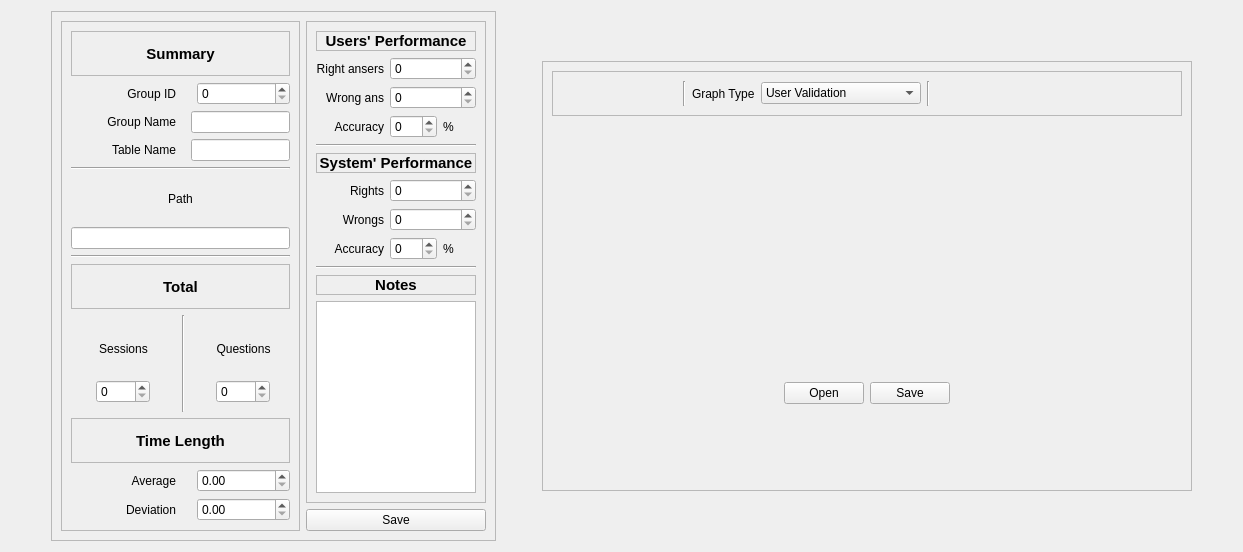
          <widget class="QWidget" name="tab_2">
           <attribute name="title">
            <string>Page</string>
           </attribute>
           <layout class="QHBoxLayout" name="horizontalLayout_20">
            <item>
             <spacer name="horizontalSpacer_75">
              <property name="orientation">
               <enum>Qt::Horizontal</enum>
              </property>
              <property name="sizeHint" stdset="0">
               <size>
                <width>40</width>
                <height>20</height>
               </size>
              </property>
             </spacer>
            </item>
            <item>
             <widget class="QFrame" name="frame_58">
              <property name="maximumSize">
               <size>
                <width>600</width>
                <height>16777215</height>
               </size>
              </property>
              <property name="frameShape">
               <enum>QFrame::StyledPanel</enum>
              </property>
              <property name="frameShadow">
               <enum>QFrame::Raised</enum>
              </property>
              <layout class="QGridLayout" name="gridLayout_93">
               <item row="0" column="1">
                <widget class="QFrame" name="frame_95">
                 <property name="minimumSize">
                  <size>
                   <width>0</width>
                   <height>0</height>
                  </size>
                 </property>
                 <property name="maximumSize">
                  <size>
                   <width>180</width>
                   <height>16777215</height>
                  </size>
                 </property>
                 <property name="frameShape">
                  <enum>QFrame::StyledPanel</enum>
                 </property>
                 <property name="frameShadow">
                  <enum>QFrame::Raised</enum>
                 </property>
                 <layout class="QGridLayout" name="gridLayout_90">
                  <item row="2" column="0">
                   <widget class="QLabel" name="label_259">
                    <property name="text">
                     <string>Right ansers</string>
                    </property>
                    <property name="alignment">
                     <set>Qt::AlignRight|Qt::AlignTrailing|Qt::AlignVCenter</set>
                    </property>
                   </widget>
                  </item>
                  <item row="9" column="0">
                   <widget class="QLabel" name="label_266">
                    <property name="text">
                     <string>Wrongs</string>
                    </property>
                    <property name="alignment">
                     <set>Qt::AlignRight|Qt::AlignTrailing|Qt::AlignVCenter</set>
                    </property>
                   </widget>
                  </item>
                  <item row="8" column="0">
                   <widget class="QLabel" name="label_267">
                    <property name="text">
                     <string>Rights</string>
                    </property>
                    <property name="alignment">
                     <set>Qt::AlignRight|Qt::AlignTrailing|Qt::AlignVCenter</set>
                    </property>
                   </widget>
                  </item>
                  <item row="4" column="0">
                   <widget class="QLabel" name="label_261">
                    <property name="text">
                     <string>Accuracy</string>
                    </property>
                    <property name="alignment">
                     <set>Qt::AlignRight|Qt::AlignTrailing|Qt::AlignVCenter</set>
                    </property>
                   </widget>
                  </item>
                  <item row="3" column="0">
                   <widget class="QLabel" name="label_262">
                    <property name="text">
                     <string>Wrong ans</string>
                    </property>
                    <property name="alignment">
                     <set>Qt::AlignRight|Qt::AlignTrailing|Qt::AlignVCenter</set>
                    </property>
                   </widget>
                  </item>
                  <item row="6" column="0" colspan="3">
                   <widget class="QLabel" name="label_264">
                    <property name="font">
                     <font>
                      <pointsize>11</pointsize>
                      <weight>75</weight>
                      <bold>true</bold>
                     </font>
                    </property>
                    <property name="frameShape">
                     <enum>QFrame::StyledPanel</enum>
                    </property>
                    <property name="text">
                     <string>System' Performance</string>
                    </property>
                    <property name="alignment">
                     <set>Qt::AlignCenter</set>
                    </property>
                   </widget>
                  </item>
                  <item row="3" column="1" colspan="2">
                   <widget class="QSpinBox" name="group_uw_spinBox">
                    <property name="maximum">
                     <number>9999</number>
                    </property>
                   </widget>
                  </item>
                  <item row="10" column="1">
                   <widget class="QSpinBox" name="group_sa_spinBox">
                    <property name="maximum">
                     <number>100</number>
                    </property>
                   </widget>
                  </item>
                  <item row="12" column="0" colspan="3">
                   <widget class="QLabel" name="label_265">
                    <property name="font">
                     <font>
                      <pointsize>11</pointsize>
                      <weight>75</weight>
                      <bold>true</bold>
                     </font>
                    </property>
                    <property name="frameShape">
                     <enum>QFrame::StyledPanel</enum>
                    </property>
                    <property name="text">
                     <string>Notes</string>
                    </property>
                    <property name="alignment">
                     <set>Qt::AlignCenter</set>
                    </property>
                   </widget>
                  </item>
                  <item row="0" column="0" colspan="3">
                   <widget class="QLabel" name="label_263">
                    <property name="font">
                     <font>
                      <pointsize>11</pointsize>
                      <weight>75</weight>
                      <bold>true</bold>
                     </font>
                    </property>
                    <property name="frameShape">
                     <enum>QFrame::StyledPanel</enum>
                    </property>
                    <property name="text">
                     <string>Users' Performance</string>
                    </property>
                    <property name="alignment">
                     <set>Qt::AlignCenter</set>
                    </property>
                   </widget>
                  </item>
                  <item row="4" column="1">
                   <widget class="QSpinBox" name="group_ua_spinBox">
                    <property name="maximum">
                     <number>100</number>
                    </property>
                   </widget>
                  </item>
                  <item row="2" column="1" colspan="2">
                   <widget class="QSpinBox" name="group_ur_spinBox">
                    <property name="maximum">
                     <number>9999</number>
                    </property>
                   </widget>
                  </item>
                  <item row="10" column="0">
                   <widget class="QLabel" name="label_268">
                    <property name="text">
                     <string>Accuracy</string>
                    </property>
                    <property name="alignment">
                     <set>Qt::AlignRight|Qt::AlignTrailing|Qt::AlignVCenter</set>
                    </property>
                   </widget>
                  </item>
                  <item row="10" column="2">
                   <widget class="QLabel" name="label_260">
                    <property name="text">
                     <string>%</string>
                    </property>
                   </widget>
                  </item>
                  <item row="4" column="2">
                   <widget class="QLabel" name="label_258">
                    <property name="text">
                     <string>%</string>
                    </property>
                   </widget>
                  </item>
                  <item row="13" column="0" colspan="3">
                   <widget class="QTextEdit" name="group_obs_textEdit"/>
                  </item>
                  <item row="5" column="0" colspan="3">
                   <widget class="Line" name="line_41">
                    <property name="orientation">
                     <enum>Qt::Horizontal</enum>
                    </property>
                   </widget>
                  </item>
                  <item row="11" column="0" colspan="3">
                   <widget class="Line" name="line_40">
                    <property name="orientation">
                     <enum>Qt::Horizontal</enum>
                    </property>
                   </widget>
                  </item>
                  <item row="8" column="1" colspan="2">
                   <widget class="QSpinBox" name="group_sr_spinBox">
                    <property name="maximum">
                     <number>9999</number>
                    </property>
                   </widget>
                  </item>
                  <item row="9" column="1" colspan="2">
                   <widget class="QSpinBox" name="group_sw_spinBox">
                    <property name="maximum">
                     <number>9999</number>
                    </property>
                   </widget>
                  </item>
                 </layout>
                </widget>
               </item>
               <item row="1" column="1">
                <widget class="QPushButton" name="group_eval_save_button">
                 <property name="text">
                  <string>Save</string>
                 </property>
                </widget>
               </item>
               <item row="0" column="0" rowspan="2">
                <widget class="QFrame" name="frame_84">
                 <property name="maximumSize">
                  <size>
                   <width>239</width>
                   <height>16777215</height>
                  </size>
                 </property>
                 <property name="frameShape">
                  <enum>QFrame::StyledPanel</enum>
                 </property>
                 <property name="frameShadow">
                  <enum>QFrame::Raised</enum>
                 </property>
                 <layout class="QGridLayout" name="gridLayout_87">
                  <item row="8" column="0" colspan="4">
                   <widget class="QLabel" name="label_270">
                    <property name="font">
                     <font>
                      <pointsize>11</pointsize>
                      <weight>75</weight>
                      <bold>true</bold>
                     </font>
                    </property>
                    <property name="frameShape">
                     <enum>QFrame::StyledPanel</enum>
                    </property>
                    <property name="text">
                     <string>Total</string>
                    </property>
                    <property name="alignment">
                     <set>Qt::AlignCenter</set>
                    </property>
                   </widget>
                  </item>
                  <item row="9" column="1" rowspan="2">
                   <widget class="Line" name="line">
                    <property name="orientation">
                     <enum>Qt::Vertical</enum>
                    </property>
                   </widget>
                  </item>
                  <item row="2" column="0">
                   <widget class="QLabel" name="label_162">
                    <property name="text">
                     <string>Group Name</string>
                    </property>
                    <property name="alignment">
                     <set>Qt::AlignRight|Qt::AlignTrailing|Qt::AlignVCenter</set>
                    </property>
                   </widget>
                  </item>
                  <item row="13" column="3">
                   <widget class="QDoubleSpinBox" name="group_timeSd_doubleSpinBox"/>
                  </item>
                  <item row="9" column="0" rowspan="2">
                   <widget class="QWidget" name="widget_16" native="true">
                    <layout class="QGridLayout" name="gridLayout_88">
                     <item row="1" column="2">
                      <widget class="QSpinBox" name="group_participants_spinBox">
                       <property name="maximum">
                        <number>9999</number>
                       </property>
                      </widget>
                     </item>
                     <item row="1" column="1">
                      <spacer name="horizontalSpacer_65">
                       <property name="orientation">
                        <enum>Qt::Horizontal</enum>
                       </property>
                       <property name="sizeHint" stdset="0">
                        <size>
                         <width>0</width>
                         <height>20</height>
                        </size>
                       </property>
                      </spacer>
                     </item>
                     <item row="1" column="4">
                      <spacer name="horizontalSpacer_66">
                       <property name="orientation">
                        <enum>Qt::Horizontal</enum>
                       </property>
                       <property name="sizeHint" stdset="0">
                        <size>
                         <width>40</width>
                         <height>20</height>
                        </size>
                       </property>
                      </spacer>
                     </item>
                     <item row="1" column="0">
                      <spacer name="horizontalSpacer_73">
                       <property name="orientation">
                        <enum>Qt::Horizontal</enum>
                       </property>
                       <property name="sizeHint" stdset="0">
                        <size>
                         <width>40</width>
                         <height>20</height>
                        </size>
                       </property>
                      </spacer>
                     </item>
                     <item row="0" column="0" colspan="5">
                      <widget class="QLabel" name="label_253">
                       <property name="text">
                        <string>Sessions</string>
                       </property>
                       <property name="alignment">
                        <set>Qt::AlignCenter</set>
                       </property>
                      </widget>
                     </item>
                    </layout>
                   </widget>
                  </item>
                  <item row="2" column="2" colspan="2">
                   <widget class="QLineEdit" name="group_name_lineEdit"/>
                  </item>
                  <item row="0" column="0" colspan="4">
                   <widget class="QLabel" name="label_252">
                    <property name="font">
                     <font>
                      <pointsize>11</pointsize>
                      <weight>75</weight>
                      <bold>true</bold>
                     </font>
                    </property>
                    <property name="frameShape">
                     <enum>QFrame::StyledPanel</enum>
                    </property>
                    <property name="text">
                     <string>Summary</string>
                    </property>
                    <property name="alignment">
                     <set>Qt::AlignCenter</set>
                    </property>
                   </widget>
                  </item>
                  <item row="9" column="3" rowspan="2">
                   <widget class="QWidget" name="widget_17" native="true">
                    <layout class="QGridLayout" name="gridLayout_89">
                     <item row="1" column="1">
                      <widget class="QSpinBox" name="group_total_questions_spinBox">
                       <property name="maximum">
                        <number>9999</number>
                       </property>
                      </widget>
                     </item>
                     <item row="1" column="2">
                      <spacer name="horizontalSpacer_68">
                       <property name="orientation">
                        <enum>Qt::Horizontal</enum>
                       </property>
                       <property name="sizeHint" stdset="0">
                        <size>
                         <width>40</width>
                         <height>20</height>
                        </size>
                       </property>
                      </spacer>
                     </item>
                     <item row="0" column="0" colspan="3">
                      <widget class="QLabel" name="label_254">
                       <property name="text">
                        <string>Questions</string>
                       </property>
                       <property name="alignment">
                        <set>Qt::AlignCenter</set>
                       </property>
                      </widget>
                     </item>
                     <item row="1" column="0">
                      <spacer name="horizontalSpacer_67">
                       <property name="orientation">
                        <enum>Qt::Horizontal</enum>
                       </property>
                       <property name="sizeHint" stdset="0">
                        <size>
                         <width>40</width>
                         <height>20</height>
                        </size>
                       </property>
                      </spacer>
                     </item>
                    </layout>
                   </widget>
                  </item>
                  <item row="1" column="0">
                   <widget class="QLabel" name="label_255">
                    <property name="text">
                     <string>Group ID</string>
                    </property>
                    <property name="alignment">
                     <set>Qt::AlignRight|Qt::AlignTrailing|Qt::AlignVCenter</set>
                    </property>
                   </widget>
                  </item>
                  <item row="1" column="3">
                   <widget class="QSpinBox" name="group_id_spinBox"/>
                  </item>
                  <item row="13" column="0">
                   <widget class="QLabel" name="label_257">
                    <property name="text">
                     <string>Deviation</string>
                    </property>
                    <property name="alignment">
                     <set>Qt::AlignRight|Qt::AlignTrailing|Qt::AlignVCenter</set>
                    </property>
                   </widget>
                  </item>
                  <item row="12" column="3">
                   <widget class="QDoubleSpinBox" name="group_timeAv_doubleSpinBox"/>
                  </item>
                  <item row="12" column="0">
                   <widget class="QLabel" name="label_256">
                    <property name="text">
                     <string>Average</string>
                    </property>
                    <property name="alignment">
                     <set>Qt::AlignRight|Qt::AlignTrailing|Qt::AlignVCenter</set>
                    </property>
                   </widget>
                  </item>
                  <item row="11" column="0" colspan="4">
                   <widget class="QLabel" name="label_271">
                    <property name="font">
                     <font>
                      <pointsize>11</pointsize>
                      <weight>75</weight>
                      <bold>true</bold>
                     </font>
                    </property>
                    <property name="frameShape">
                     <enum>QFrame::StyledPanel</enum>
                    </property>
                    <property name="text">
                     <string>Time Length</string>
                    </property>
                    <property name="alignment">
                     <set>Qt::AlignCenter</set>
                    </property>
                   </widget>
                  </item>
                  <item row="3" column="0">
                   <widget class="QLabel" name="label_251">
                    <property name="text">
                     <string>Table Name</string>
                    </property>
                    <property name="alignment">
                     <set>Qt::AlignRight|Qt::AlignTrailing|Qt::AlignVCenter</set>
                    </property>
                   </widget>
                  </item>
                  <item row="6" column="0" colspan="4">
                   <widget class="QLineEdit" name="group_int_lineEdit"/>
                  </item>
                  <item row="3" column="2" colspan="2">
                   <widget class="QLineEdit" name="group_savedname_lineEdit"/>
                  </item>
                  <item row="4" column="0" colspan="4">
                   <widget class="Line" name="line_38">
                    <property name="orientation">
                     <enum>Qt::Horizontal</enum>
                    </property>
                   </widget>
                  </item>
                  <item row="5" column="0" colspan="4">
                   <widget class="QLabel" name="label_235">
                    <property name="text">
                     <string>Path</string>
                    </property>
                    <property name="alignment">
                     <set>Qt::AlignCenter</set>
                    </property>
                   </widget>
                  </item>
                  <item row="7" column="0" colspan="4">
                   <widget class="Line" name="line_37">
                    <property name="orientation">
                     <enum>Qt::Horizontal</enum>
                    </property>
                   </widget>
                  </item>
                 </layout>
                </widget>
               </item>
              </layout>
             </widget>
            </item>
            <item>
             <spacer name="horizontalSpacer_72">
              <property name="orientation">
               <enum>Qt::Horizontal</enum>
              </property>
              <property name="sizeHint" stdset="0">
               <size>
                <width>40</width>
                <height>20</height>
               </size>
              </property>
             </spacer>
            </item>
            <item>
             <widget class="QFrame" name="frame_61">
              <property name="minimumSize">
               <size>
                <width>650</width>
                <height>0</height>
               </size>
              </property>
              <property name="maximumSize">
               <size>
                <width>700</width>
                <height>430</height>
               </size>
              </property>
              <property name="frameShape">
               <enum>QFrame::StyledPanel</enum>
              </property>
              <property name="frameShadow">
               <enum>QFrame::Raised</enum>
              </property>
              <layout class="QGridLayout" name="gridLayout_91">
               <item row="1" column="0">
                <spacer name="horizontalSpacer_76">
                 <property name="orientation">
                  <enum>Qt::Horizontal</enum>
                 </property>
                 <property name="sizeHint" stdset="0">
                  <size>
                   <width>40</width>
                   <height>20</height>
                  </size>
                 </property>
                </spacer>
               </item>
               <item row="1" column="1" colspan="2">
                <widget class="QLabel" name="group_display_graph">
                 <property name="maximumSize">
                  <size>
                   <width>400</width>
                   <height>300</height>
                  </size>
                 </property>
                 <property name="pixmap">
                  <pixmap resource="imgs.qrc">:/imgs/no-image-icon-11.PNG</pixmap>
                 </property>
                 <property name="scaledContents">
                  <bool>true</bool>
                 </property>
                </widget>
               </item>
               <item row="1" column="3">
                <spacer name="horizontalSpacer_78">
                 <property name="orientation">
                  <enum>Qt::Horizontal</enum>
                 </property>
                 <property name="sizeHint" stdset="0">
                  <size>
                   <width>40</width>
                   <height>20</height>
                  </size>
                 </property>
                </spacer>
               </item>
               <item row="2" column="1" colspan="2">
                <widget class="QWidget" name="widget_19" native="true">
                 <layout class="QHBoxLayout" name="horizontalLayout_29">
                  <item>
                   <spacer name="horizontalSpacer_80">
                    <property name="orientation">
                     <enum>Qt::Horizontal</enum>
                    </property>
                    <property name="sizeHint" stdset="0">
                     <size>
                      <width>94</width>
                      <height>20</height>
                     </size>
                    </property>
                   </spacer>
                  </item>
                  <item>
                   <widget class="QPushButton" name="group_open_graph_button">
                    <property name="text">
                     <string>Open</string>
                    </property>
                   </widget>
                  </item>
                  <item>
                   <widget class="QPushButton" name="group_save_graph_button">
                    <property name="text">
                     <string>Save</string>
                    </property>
                   </widget>
                  </item>
                  <item>
                   <spacer name="horizontalSpacer_81">
                    <property name="orientation">
                     <enum>Qt::Horizontal</enum>
                    </property>
                    <property name="sizeHint" stdset="0">
                     <size>
                      <width>94</width>
                      <height>20</height>
                     </size>
                    </property>
                   </spacer>
                  </item>
                 </layout>
                </widget>
               </item>
               <item row="0" column="0" colspan="4">
                <widget class="QFrame" name="frame_18">
                 <property name="maximumSize">
                  <size>
                   <width>16777215</width>
                   <height>45</height>
                  </size>
                 </property>
                 <property name="frameShape">
                  <enum>QFrame::StyledPanel</enum>
                 </property>
                 <layout class="QHBoxLayout" name="horizontalLayout_7">
                  <item>
                   <spacer name="horizontalSpacer_69">
                    <property name="orientation">
                     <enum>Qt::Horizontal</enum>
                    </property>
                    <property name="sizeHint" stdset="0">
                     <size>
                      <width>40</width>
                      <height>20</height>
                     </size>
                    </property>
                   </spacer>
                  </item>
                  <item>
                   <widget class="Line" name="line_28">
                    <property name="orientation">
                     <enum>Qt::Vertical</enum>
                    </property>
                   </widget>
                  </item>
                  <item>
                   <widget class="QLabel" name="label_272">
                    <property name="text">
                     <string>Graph Type</string>
                    </property>
                   </widget>
                  </item>
                  <item>
                   <widget class="QComboBox" name="group_graph_type_comboBox">
                    <property name="minimumSize">
                     <size>
                      <width>160</width>
                      <height>0</height>
                     </size>
                    </property>
                    <property name="maximumSize">
                     <size>
                      <width>160</width>
                      <height>16777215</height>
                     </size>
                    </property>
                    <item>
                     <property name="text">
                      <string>User Validation</string>
                     </property>
                    </item>
                    <item>
                     <property name="text">
                      <string>System Validation</string>
                     </property>
                    </item>
                    <item>
                     <property name="text">
                      <string>User Accuracy</string>
                     </property>
                    </item>
                    <item>
                     <property name="text">
                      <string>System Accuracy</string>
                     </property>
                    </item>
                   </widget>
                  </item>
                  <item>
                   <widget class="Line" name="line_36">
                    <property name="orientation">
                     <enum>Qt::Vertical</enum>
                    </property>
                   </widget>
                  </item>
                  <item>
                   <spacer name="horizontalSpacer_71">
                    <property name="orientation">
                     <enum>Qt::Horizontal</enum>
                    </property>
                    <property name="sizeHint" stdset="0">
                     <size>
                      <width>40</width>
                      <height>20</height>
                     </size>
                    </property>
                   </spacer>
                  </item>
                  <item>
                   <spacer name="horizontalSpacer_70">
                    <property name="orientation">
                     <enum>Qt::Horizontal</enum>
                    </property>
                    <property name="sizeHint" stdset="0">
                     <size>
                      <width>40</width>
                      <height>20</height>
                     </size>
                    </property>
                   </spacer>
                  </item>
                 </layout>
                </widget>
               </item>
              </layout>
             </widget>
            </item>
            <item>
             <spacer name="horizontalSpacer_74">
              <property name="orientation">
               <enum>Qt::Horizontal</enum>
              </property>
              <property name="sizeHint" stdset="0">
               <size>
                <width>40</width>
                <height>20</height>
               </size>
              </property>
             </spacer>
            </item>
           </layout>
          </widget>
